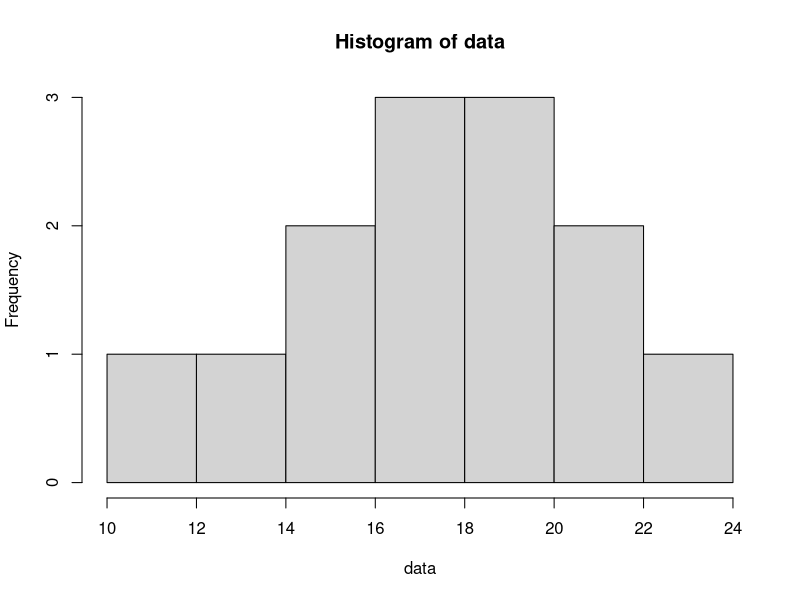

Source code (R):
# Create a vector containing the data
data <- c(13.1, 19.6, 21.3, 11.6, 15.4, 23.7, 18.6, 16.1, 19.3, 17.4, 21.5, 16.8, 14.9)
# Print out the data
data

# Generate a histogram
hist(data)

# Find the confidence interval using t.test (default is 95% confidence interval)
t.test(data)

# Find the 90% confidence interval using t.test
t.test(data, conf.level = 0.9)

# Create a function where x is the data and alpha to determine the level
# of confidence (100*(1-alpha)%)
CI <- function(x, alpha, round) {
  n <- length(x)
  m <- mean(x)
  s <- sd(x)
  se <- s/sqrt(n)
  tval <- qt(0.5*alpha, df = n-1, lower.tail=FALSE )
  round(c( m - tval * se, m + tval * se ), round)
}

# Create a function where x is the data and alpha to determine the level
# of confidence (100*(1-alpha)%)
CI(x = data, alpha = 0.05, round = 2)

# Create a function where x is the data and alpha to determine the level
# of confidence (100*(1-alpha)%)
CI(x = data, alpha = 0.1, round = 2)

# Simulate 1000 datasets of size 15 from N(35, 9) and store in a matrix
set.seed(2646537)
mean_val = 35
sd_val = 3
samples = 1000
size = 15
x_sim <- matrix(rnorm(samples*size, mean = mean_val, sd = sd_val), nrow=samples,
                ncol=size, byrow=TRUE)
head(x_sim)

# Create the function coverage
coverage <- function(X, alpha, mu, round) {
  CIs <- matrix(nrow=nrow(X), ncol=2)
  for(k in 1:nrow(X)) CIs[k, ] <- CI(X[k,], alpha, round)
  z <- (CIs[,1] < mu) * (CIs[ , 2 ] > mu)
  sum(z)/nrow(X)
}

# Call the function coverage:
coverage(X = x_sim, alpha = 0.05, mu = mean_val, round = 2)

# Create a vector containing the data
data <- c(69, 74, 79, 81,
          85, 86, 89, 90, 94, 97, 100, 105)
# Print out the data
data

# Find the 99% confidence interval using t.test
t.test(data, conf.level = 0.99)

# Create a function where x is the data and alpha to determine the level
# of confidence (100*(1-alpha)%)
CI(x = data, alpha = 0.01, round = 2)

# narrower
# Find the 90% confidence interval using t.test
t.test(data, conf.level = 0.90)

# Create a function where x is the data and alpha to determine the level
# of confidence (100*(1-alpha)%)
CI(x = data, alpha = 0.1, round = 2)


# Simulate 1000 datasets of size 15 from N(35, 9) and store in a matrix
set.seed(9498)
mean_val = 50
sd_val = 4
samples = 10000
size = 20
x_sim <- matrix(rnorm(samples*size, mean = mean_val, sd = sd_val), nrow=samples,
                ncol=size, byrow=TRUE)
head(x_sim)

# Call the function coverage:
coverage(X = x_sim, alpha = 0.05, mu = mean_val, round = 2)
